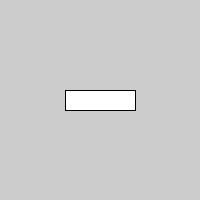
Frame 1 (no input)
Frame 2 (the mouse pressed at the canvas centre, redrawn once): identical to frame 1, image omitted

The Processing sketch that drew this single still picture (run headless with seeded random() and noise(); the mouse was pressed at the canvas centre and the sketch redrawn once):

// Processing sketch: tp9
// ── tp9.pde
//definimos y declaramos las variables globales
int ejex, ejey, base, altura;
float perimetro, area;




public void setup(){
 //simulamos que los valores se cargan por el teclado
 size(200,200);
 ejex=65;
 ejey=90;
 base=70;
 altura=20;
}// fin de setup


public void draw(){
  noLoop();
  rect(ejex,ejey,base,altura);
  area=base*altura;
  perimetro=2*(altura+base);
  
   println("el area es: ", area);
   print("el perimetro es:", perimetro);  
  
}// fin de draw
